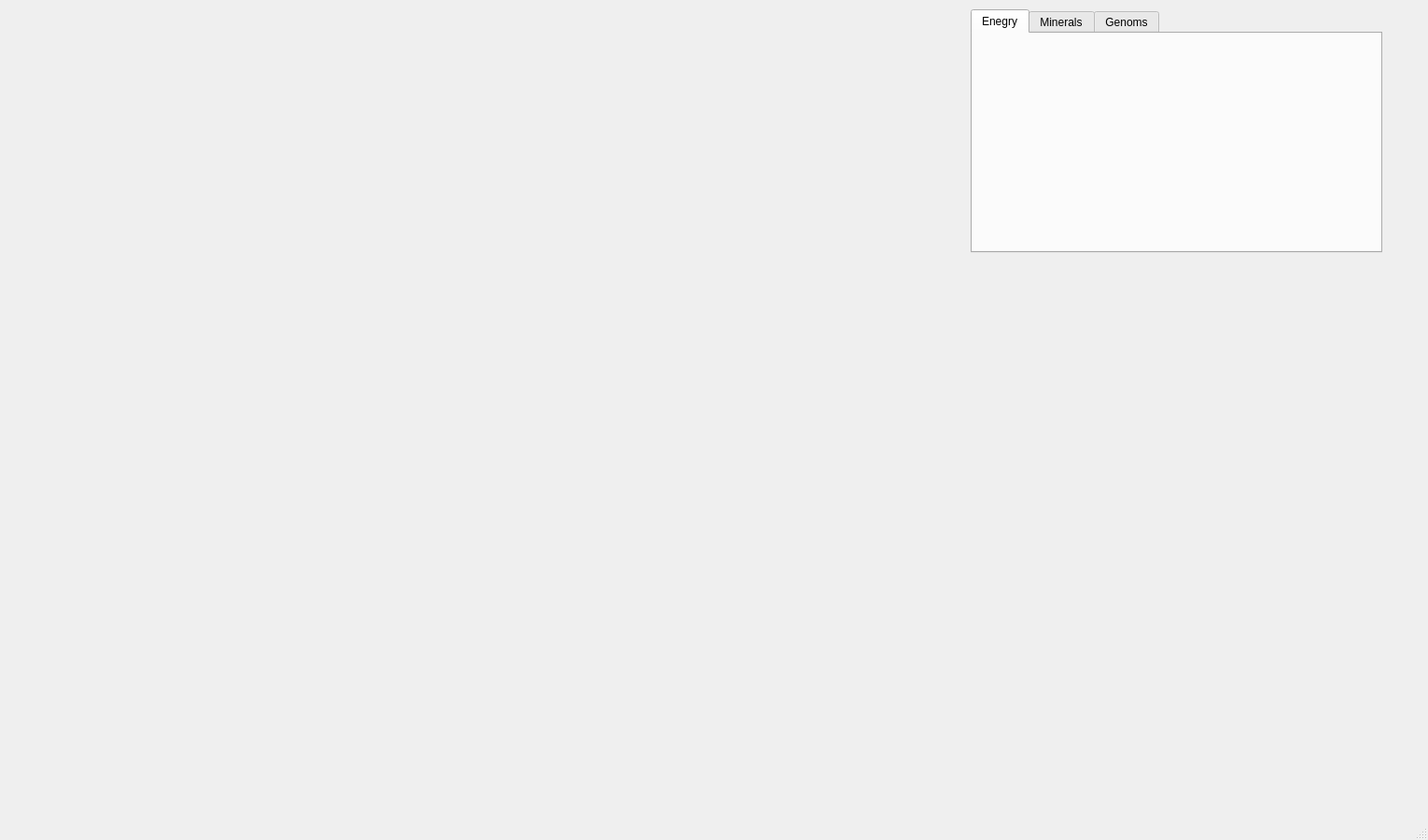
<?xml version="1.0" encoding="UTF-8"?>
<ui version="4.0">
 <class>MainWindow</class>
 <widget class="QMainWindow" name="MainWindow">
  <property name="geometry">
   <rect>
    <x>0</x>
    <y>0</y>
    <width>1530</width>
    <height>900</height>
   </rect>
  </property>
  <property name="windowTitle">
   <string>MainWindow</string>
  </property>
  <widget class="QWidget" name="centralwidget">
   <widget class="QTabWidget" name="tabWidget">
    <property name="geometry">
     <rect>
      <x>1040</x>
      <y>10</y>
      <width>441</width>
      <height>261</height>
     </rect>
    </property>
    <property name="currentIndex">
     <number>0</number>
    </property>
    <widget class="QWidget" name="page0">
     <attribute name="title">
      <string>Enegry</string>
     </attribute>
    </widget>
    <widget class="QWidget" name="page1">
     <attribute name="title">
      <string>Minerals</string>
     </attribute>
    </widget>
    <widget class="QWidget" name="page2">
     <attribute name="title">
      <string>Genoms</string>
     </attribute>
     <widget class="QComboBox" name="comboGen">
      <property name="geometry">
       <rect>
        <x>10</x>
        <y>10</y>
        <width>171</width>
        <height>31</height>
       </rect>
      </property>
      <property name="focusPolicy">
       <enum>Qt::NoFocus</enum>
      </property>
     </widget>
     <widget class="QSpinBox" name="spinMutChance">
      <property name="geometry">
       <rect>
        <x>10</x>
        <y>50</y>
        <width>51</width>
        <height>31</height>
       </rect>
      </property>
      <property name="toolTip">
       <string>Шанс мутации в %</string>
      </property>
      <property name="maximum">
       <number>100</number>
      </property>
      <property name="value">
       <number>25</number>
      </property>
     </widget>
     <widget class="QSpinBox" name="spinMutTimes">
      <property name="geometry">
       <rect>
        <x>70</x>
        <y>50</y>
        <width>51</width>
        <height>31</height>
       </rect>
      </property>
      <property name="toolTip">
       <string>Количество мутаций</string>
      </property>
      <property name="minimum">
       <number>1</number>
      </property>
      <property name="maximum">
       <number>30</number>
      </property>
      <property name="value">
       <number>3</number>
      </property>
     </widget>
     <widget class="QCheckBox" name="boxDouble">
      <property name="geometry">
       <rect>
        <x>10</x>
        <y>90</y>
        <width>111</width>
        <height>21</height>
       </rect>
      </property>
      <property name="focusPolicy">
       <enum>Qt::NoFocus</enum>
      </property>
      <property name="text">
       <string>Разделение</string>
      </property>
      <property name="checked">
       <bool>true</bool>
      </property>
     </widget>
     <widget class="QCheckBox" name="boxMulti">
      <property name="geometry">
       <rect>
        <x>10</x>
        <y>120</y>
        <width>111</width>
        <height>21</height>
       </rect>
      </property>
      <property name="focusPolicy">
       <enum>Qt::NoFocus</enum>
      </property>
      <property name="text">
       <string>Увеличение</string>
      </property>
      <property name="checked">
       <bool>true</bool>
      </property>
     </widget>
    </widget>
   </widget>
  </widget>
  <widget class="QMenuBar" name="menubar">
   <property name="geometry">
    <rect>
     <x>0</x>
     <y>0</y>
     <width>1530</width>
     <height>21</height>
    </rect>
   </property>
  </widget>
  <widget class="QStatusBar" name="statusbar"/>
 </widget>
 <resources/>
 <connections/>
</ui>
